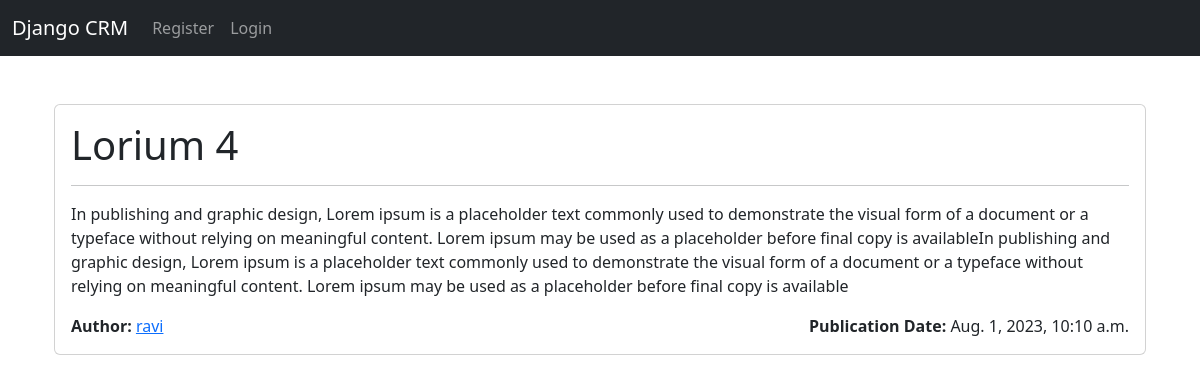
Page /blog/1/ on the committed database.
### website/models.py (models this page shows, shortened)
class BlogPost(models.Model):
    title = models.CharField(max_length=200)
    content = models.TextField()
    author = models.ForeignKey(User, on_delete=models.CASCADE)
    publication_date = models.DateTimeField(auto_now_add=True)

### website/views.py (the view)
# urls.py: path('blog/<int:pk>/', views.blog_post_detail, name='blog_post_detail'),
def blog_post_detail(request, pk):
    post = get_object_or_404(BlogPost, pk=pk)
    return render(request, 'blog_post_detail.html', {'post': post})

### website/templates/blog_post_detail.html
{% extends 'base.html' %}
{% block content %}
<div class="container mt-4">
    <div class="card">
        <div class="card-body">
            <h1 class="card-title">{{ post.title }}</h1>
            <hr>
            <p class="card-text">{{ post.content }}</p>
            <div class="row mt-3">
                <div class="col-md-6">
                    {% if request.user != post.author%}
                    <p class="card-text"><strong>Author:</strong> <a href="{% url 'author_profile' post.author.id %}">{{ post.author }}</a></p>
                    {% else %}
                    <p class="card-text"><strong>Author:</strong>{{ post.author }}</p>
                    {% endif %}
                </div>
                <div class="col-md-6 text-end">
                    <p class="card-text"><strong>Publication Date:</strong> {{ post.publication_date }}</p>
                </div>
            </div>
        </div>
    </div>
</div>
{% endblock %}

### rows in the picture
BlogPost: title "Lorium 4", content "In publishing and graphic design, Lorem ipsum is a placeholder text commonly used to demonstrate the visual form of a document or a typeface without relying on meaningful content. Lorem ipsum may be used as a placeholder before final copy is availableIn publishing and graphic design, Lorem ipsum is a placeholder text commonly used to demonstrate the visual form of a document or a typeface without relying on meaningful content. Lorem ipsum may be used as a placeholder before final copy is available", author "ravi", publication_date "Aug. 1, 2023, 10:10 a.m."
